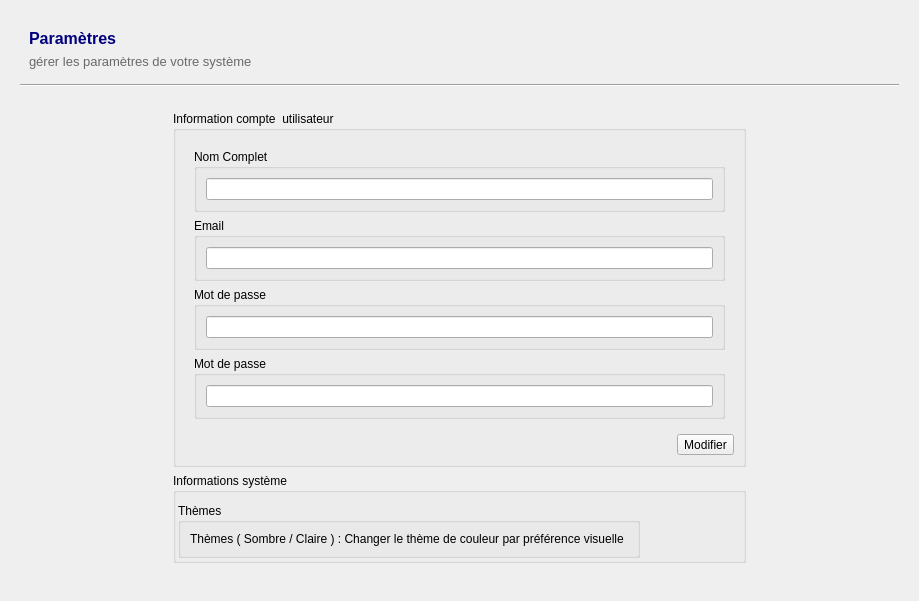
             <widget class="QWidget" name="page_parametres">
              <layout class="QVBoxLayout" name="verticalLayout_18">
               <item alignment="Qt::AlignmentFlag::AlignHCenter">
                <widget class="QWidget" name="carte_parametres" native="true">
                 <property name="minimumSize">
                  <size>
                   <width>811</width>
                   <height>481</height>
                  </size>
                 </property>
                 <layout class="QVBoxLayout" name="verticalLayout_38">
                  <item>
                   <widget class="QWidget" name="widget_30" native="true">
                    <property name="sizePolicy">
                     <sizepolicy hsizetype="Preferred" vsizetype="Fixed">
                      <horstretch>0</horstretch>
                      <verstretch>0</verstretch>
                     </sizepolicy>
                    </property>
                    <layout class="QVBoxLayout" name="verticalLayout_16">
                     <item>
                      <widget class="QLabel" name="label_titre_compte_courant_5">
                       <property name="text">
                        <string>&lt;html&gt;&lt;head/&gt;&lt;body&gt;&lt;p&gt;&lt;span style=&quot; font-size:12pt; font-weight:700; color:#00007f;&quot;&gt;Paramètres &lt;/span&gt;&lt;/p&gt;&lt;/body&gt;&lt;/html&gt;</string>
                       </property>
                      </widget>
                     </item>
                     <item>
                      <widget class="QLabel" name="label_10">
                       <property name="tabletTracking">
                        <bool>true</bool>
                       </property>
                       <property name="text">
                        <string>&lt;html&gt;&lt;head/&gt;&lt;body&gt;&lt;p&gt;&lt;span style=&quot; font-size:10pt; color:#696969;&quot;&gt;gérer les paramètres de votre système &lt;/span&gt;&lt;/p&gt;&lt;/body&gt;&lt;/html&gt;</string>
                       </property>
                      </widget>
                     </item>
                    </layout>
                   </widget>
                  </item>
                  <item>
                   <widget class="Line" name="line_3">
                    <property name="orientation">
                     <enum>Qt::Orientation::Horizontal</enum>
                    </property>
                   </widget>
                  </item>
                  <item>
                   <widget class="QWidget" name="zone_objet_parametres" native="true">
                    <layout class="QHBoxLayout" name="horizontalLayout_29">
                     <item>
                      <spacer name="horizontalSpacer">
                       <property name="orientation">
                        <enum>Qt::Orientation::Horizontal</enum>
                       </property>
                       <property name="sizeHint" stdset="0">
                        <size>
                         <width>135</width>
                         <height>20</height>
                        </size>
                       </property>
                      </spacer>
                     </item>
                     <item alignment="Qt::AlignmentFlag::AlignHCenter">
                      <widget class="QWidget" name="widget_31" native="true">
                       <layout class="QGridLayout" name="gridLayout_3">
                        <item row="2" column="0">
                         <widget class="QGroupBox" name="groupBox_systeme_user">
                          <property name="minimumSize">
                           <size>
                            <width>491</width>
                            <height>80</height>
                           </size>
                          </property>
                          <property name="title">
                           <string>Informations système</string>
                          </property>
                          <layout class="QVBoxLayout" name="verticalLayout_45">
                           <property name="spacing">
                            <number>4</number>
                           </property>
                           <property name="leftMargin">
                            <number>2</number>
                           </property>
                           <property name="topMargin">
                            <number>10</number>
                           </property>
                           <property name="rightMargin">
                            <number>2</number>
                           </property>
                           <property name="bottomMargin">
                            <number>2</number>
                           </property>
                           <item alignment="Qt::AlignmentFlag::AlignTop">
                            <widget class="QWidget" name="widget_33" native="true">
                             <property name="sizePolicy">
                              <sizepolicy hsizetype="Preferred" vsizetype="Fixed">
                               <horstretch>0</horstretch>
                               <verstretch>0</verstretch>
                              </sizepolicy>
                             </property>
                             <layout class="QHBoxLayout" name="horizontalLayout_28">
                              <property name="spacing">
                               <number>0</number>
                              </property>
                              <property name="leftMargin">
                               <number>0</number>
                              </property>
                              <property name="topMargin">
                               <number>0</number>
                              </property>
                              <property name="rightMargin">
                               <number>0</number>
                              </property>
                              <property name="bottomMargin">
                               <number>0</number>
                              </property>
                              <item>
                               <widget class="QGroupBox" name="groupBox_23">
                                <property name="title">
                                 <string>Thèmes </string>
                                </property>
                                <layout class="QHBoxLayout" name="horizontalLayout_30">
                                 <item>
                                  <widget class="QLabel" name="label_11">
                                   <property name="text">
                                    <string>&lt;html&gt;&lt;head/&gt;&lt;body&gt;&lt;p&gt;Thèmes ( Sombre / Claire ) : Changer le thème de couleur par préférence visuelle &lt;/p&gt;&lt;/body&gt;&lt;/html&gt;</string>
                                   </property>
                                  </widget>
                                 </item>
                                </layout>
                               </widget>
                              </item>
                              <item>
                               <widget class="QWidget" name="zone_bouton_bascule" native="true">
                                <property name="sizePolicy">
                                 <sizepolicy hsizetype="MinimumExpanding" vsizetype="Preferred">
                                  <horstretch>0</horstretch>
                                  <verstretch>0</verstretch>
                                 </sizepolicy>
                                </property>
                                <property name="minimumSize">
                                 <size>
                                  <width>101</width>
                                  <height>41</height>
                                 </size>
                                </property>
                               </widget>
                              </item>
                             </layout>
                            </widget>
                           </item>
                          </layout>
                         </widget>
                        </item>
                        <item row="0" column="0">
                         <widget class="QGroupBox" name="groupBox_info_user">
                          <property name="minimumSize">
                           <size>
                            <width>491</width>
                            <height>171</height>
                           </size>
                          </property>
                          <property name="title">
                           <string>Information compte  utilisateur</string>
                          </property>
                          <layout class="QVBoxLayout" name="verticalLayout_44">
                           <item>
                            <widget class="QWidget" name="widget_32" native="true">
                             <layout class="QVBoxLayout" name="verticalLayout_43">
                              <item>
                               <widget class="QGroupBox" name="groupBox_18">
                                <property name="title">
                                 <string>Nom Complet</string>
                                </property>
                                <layout class="QVBoxLayout" name="verticalLayout_39">
                                 <item>
                                  <widget class="QLineEdit" name="lineEdit_nom_titulaire_parametre"/>
                                 </item>
                                </layout>
                               </widget>
                              </item>
                              <item>
                               <widget class="QGroupBox" name="groupBox_19">
                                <property name="title">
                                 <string>Email </string>
                                </property>
                                <layout class="QVBoxLayout" name="verticalLayout_40">
                                 <item>
                                  <widget class="QLineEdit" name="lineEdit_email_titulaire_parametre"/>
                                 </item>
                                </layout>
                               </widget>
                              </item>
                              <item>
                               <widget class="QGroupBox" name="groupBox_20">
                                <property name="title">
                                 <string>Mot de passe </string>
                                </property>
                                <layout class="QVBoxLayout" name="verticalLayout_41">
                                 <item>
                                  <widget class="QLineEdit" name="lineEdit_mot_de_passe_parametre">
                                   <property name="echoMode">
                                    <enum>QLineEdit::EchoMode::Password</enum>
                                   </property>
                                  </widget>
                                 </item>
                                </layout>
                               </widget>
                              </item>
                              <item>
                               <widget class="QGroupBox" name="groupBox_21">
                                <property name="title">
                                 <string>Mot de passe </string>
                                </property>
                                <layout class="QVBoxLayout" name="verticalLayout_42">
                                 <item>
                                  <widget class="QLineEdit" name="lineEdit_mot_de_passe_confirmation_parametre">
                                   <property name="echoMode">
                                    <enum>QLineEdit::EchoMode::Password</enum>
                                   </property>
                                  </widget>
                                 </item>
                                </layout>
                               </widget>
                              </item>
                             </layout>
                            </widget>
                           </item>
                           <item alignment="Qt::AlignmentFlag::AlignRight">
                            <widget class="QToolButton" name="btn_modifier_info_tutilaire_parametre">
                             <property name="cursor">
                              <cursorShape>PointingHandCursor</cursorShape>
                             </property>
                             <property name="text">
                              <string>Modifier</string>
                             </property>
                            </widget>
                           </item>
                          </layout>
                         </widget>
                        </item>
                       </layout>
                      </widget>
                     </item>
                     <item>
                      <spacer name="horizontalSpacer_2">
                       <property name="orientation">
                        <enum>Qt::Orientation::Horizontal</enum>
                       </property>
                       <property name="sizeHint" stdset="0">
                        <size>
                         <width>135</width>
                         <height>20</height>
                        </size>
                       </property>
                      </spacer>
                     </item>
                    </layout>
                   </widget>
                  </item>
                 </layout>
                </widget>
               </item>
              </layout>
             </widget>
